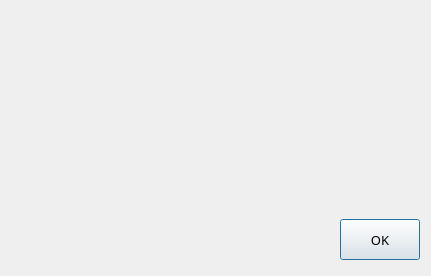
<?xml version="1.0" encoding="UTF-8"?>
<ui version="4.0">
 <class>Dialog</class>
 <widget class="QDialog" name="Dialog">
  <property name="geometry">
   <rect>
    <x>0</x>
    <y>0</y>
    <width>431</width>
    <height>276</height>
   </rect>
  </property>
  <property name="font">
   <font>
    <family>微軟正黑體</family>
    <pointsize>10</pointsize>
    <stylestrategy>PreferAntialias</stylestrategy>
   </font>
  </property>
  <property name="contextMenuPolicy">
   <enum>Qt::DefaultContextMenu</enum>
  </property>
  <property name="windowTitle">
   <string>關於eyeAnalysis</string>
  </property>
  <widget class="QPushButton" name="btn_ok">
   <property name="geometry">
    <rect>
     <x>340</x>
     <y>219</y>
     <width>80</width>
     <height>41</height>
    </rect>
   </property>
   <property name="text">
    <string>OK</string>
   </property>
  </widget>
  <widget class="QLabel" name="label">
   <property name="geometry">
    <rect>
     <x>10</x>
     <y>20</y>
     <width>311</width>
     <height>51</height>
    </rect>
   </property>
   <property name="text">
    <string/>
   </property>
   <property name="pixmap">
    <pixmap resource="icon.qrc">:/deepLogo_s.png</pixmap>
   </property>
  </widget>
  <widget class="QLabel" name="label_version">
   <property name="geometry">
    <rect>
     <x>20</x>
     <y>90</y>
     <width>391</width>
     <height>111</height>
    </rect>
   </property>
   <property name="text">
    <string/>
   </property>
  </widget>
 </widget>
 <resources>
  <include location="icon.qrc"/>
 </resources>
 <connections/>
</ui>
